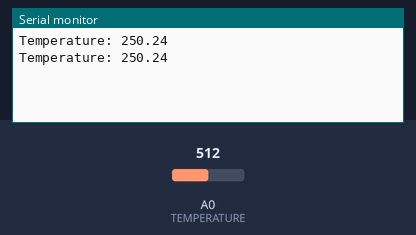
Bench run of a sketch on a simulated Arduino Uno, built with avr-gcc and run on an emulated ATmega328P. Parts: the last lines printed to the serial monitor. The test bench sets the inputs (shaded band); at power-on: A0 (TEMPERATURE) = 512.

Above: at 1.2 s.
1.3 s: A0 (TEMPERATURE) set to 716
At 2.6 s:
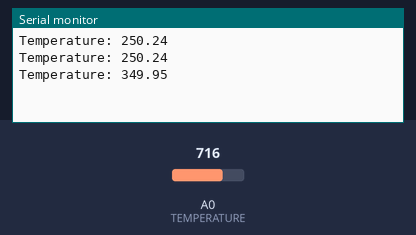
2.8 s: A0 (TEMPERATURE) set to 900
At 4.2 s:
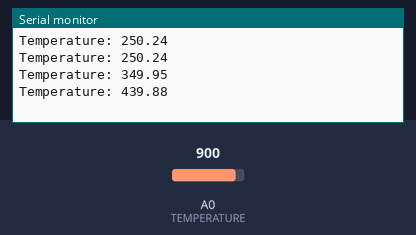
Timing chart, 0 to 5.8 s (numbered marks = the images above; inputs shaded):
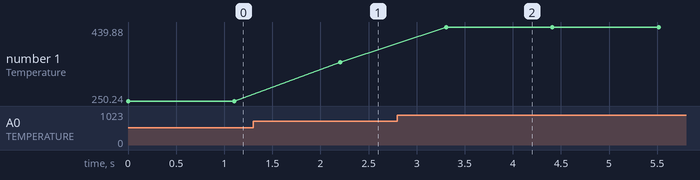

The sketch:

temp_sensor.ino
```cpp
const int TEMPERATURE = A0; //temperature sensor input pin
const float V_REF = 5; //reference voltage level

void setup() {
  Serial.begin(9600);
  pinMode(TEMPERATURE, INPUT); //configuring sensor pin as input for temperature sensor
}

float get_voltage(int port) {
  int sensorValue = 0;
  for (int i = 0; i < 20 ; ++i) { //calculating the average analog voltage by taking 20 measurments
    sensorValue += analogRead(port);
    delay(5);
  }
  return sensorValue * V_REF / (1023.00 * 20.00); // Convert to voltage and return the value
}

float calculate_temperature() {
  return get_voltage(TEMPERATURE) * 100.0; //converting to Degree Celsius
}

void loop() {
  Serial.print("Temperature: ");
  Serial.println(calculate_temperature()); //printing the temperature
  delay(1000);
}
```

Measured:
- after the input at 1.3 s, the serial monitor: prints a new line after 0.91 s (image 1)
- after the input at 2.8 s, the serial monitor: prints a new line after 0.51 s (image 2)
- plotted number 1: 250.24 → 349.95 after the input at 1.3 s, 349.95 → 439.88 after the input at 2.8 s
